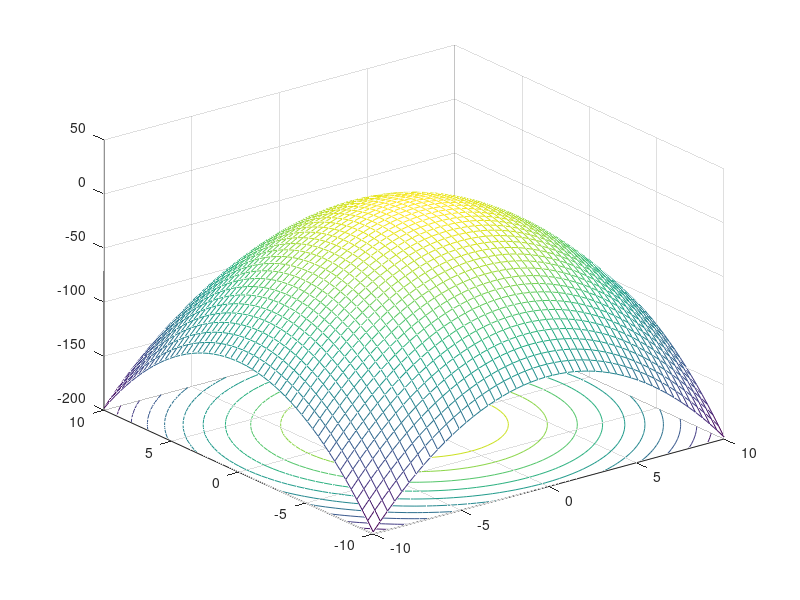

MATLAB code to generate this figure:
x = linspace(-10, 10, 50);
y = linspace(-10, 10, 50);
[xx, yy] = meshgrid(x, y);
meshc(xx, yy, 2 - (xx.^2 + yy.^2));
saveas(gcf, '01_22000275.png');
